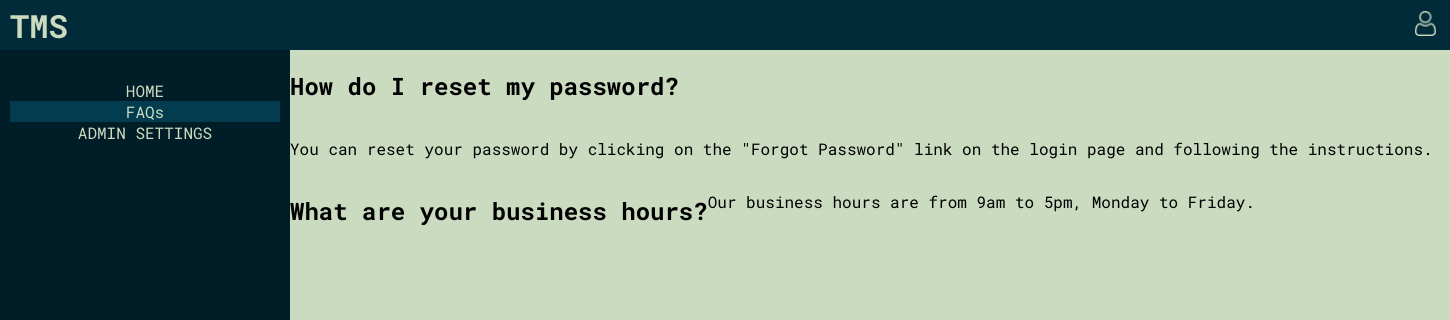
The page /pages/faqs.php (signed in) on the database its author committed.
### tables this page shows
CREATE TABLE faqs (
    id INTEGER PRIMARY KEY AUTOINCREMENT,
    question TEXT NOT NULL,
    answer TEXT NOT NULL,
    created_at TIMESTAMP DEFAULT CURRENT_TIMESTAMP
);

### pages/faqs.php (called while the page is built)
<?php
    require_once(__DIR__.'/../initialization/init.php');
    require_once(__DIR__.'/../templates/home/faqs.php');
?>

### database/faqs.php (called while the page is built)
<?php
function get_faqs(){
    global $dbh;
    try {
        $stmt = $dbh->prepare('SELECT * FROM faqs');
        $stmt->execute();
        $faqs = $stmt->fetchAll(PDO::FETCH_ASSOC);
        return $faqs;
    } catch(PDOException $e) {
        return -1;
    }
}
?>

### templates/home/faqs.php (the view, shortened to what this page needs)
<!DOCTYPE html>
<html>
<head>
    <link rel="stylesheet" href="/css/style.css">
    <link rel="stylesheet" href="/css/positioning.css">
</head>
<body>
<?php $currentPage = 'faqs'; ?>
<?php require(__DIR__.'/../common/header.php'); ?>
    <div class="wrapper">
        <?php require(__DIR__.'/../common/sidebar.php'); ?>
        <main class="container w_aside">
            <?php
            require_once(__DIR__.'/../../database/faqs.php');
            $faqs = get_faqs();
            foreach ($faqs as $faq) {
                echo '<h2>' . $faq['question'] . '</h2>';
                echo '<p>' . $faq['answer'] . '</p>';
            }
            ?>
        </main>
    </div>
</body>
</html>

### templates/common/header.php (shortened to what this page needs)
<header>
    <h1 id="title">TMS</h1>
  <div class="user">
    <a href="/pages/profile.php">
      <img id="profile-icon" src="/images/user.png" alt="Profile Icon">
    </a>
  </div>
</header>

### templates/common/sidebar.php
<aside class="sidebar">
  <ul>
    <li <?php if($currentPage === 'home') echo 'class="current_page"' ?>><a href="/pages/home_page.php">HOME</a></li>
    <li <?php if($currentPage === 'faqs') echo 'class="current_page"' ?>><a href="/pages/faqs.php">FAQs</a></li>
    <?php if($_SESSION['user_type'] === 'admin') { ?>
      <li <?php if($currentPage === 'admin_set') echo 'class="current_page"' ?>><a href="/pages/admin_settings.php">ADMIN SETTINGS</a></li>
    <?php } ?>
  </ul>
</aside>

### css/style.css (style rules this page uses)
:root { --main-blue: #022B3A; --main-blue-darker: #011D27; --tea-green: #CADBC0; --tea-green-light: #A8C397; --pink-bittersweet: #F97068; --pink-melon: #FCB4B1; }
* { font-family: 'Roboto Mono', monospace !important; }
header { background-color: var(--main-blue); }
body { padding:0; margin:0; background-color: var(--tea-green); font-family: 'Roboto Mono', monospace; }
#title { color:var(--tea-green) !important; }
a:link,a:visited , a:hover, a:active { text-decoration: none; }
aside { background-color: var(--main-blue-darker); }
aside a { color: var(--tea-green); }
aside li { color: var(--main-blue); text-align: center; }
aside .current_page { background: #033B4F; }
aside ul { list-style: none; padding: 0; }
li { padding-left: 0; }

### css/positioning.css (style rules this page uses)
header { position: fixed; top: 0; left: 0; width: 100%; height: 50px; background-color: #022B3A; color: white; display: flex; align-items: center; justify-content: space-between; padding: 0 10px; box-sizing: border-box; z-index: 1; }
.wrapper { display: flex; flex-direction: column; height: 100%; }
.container { display: flex; flex-wrap: wrap; padding-top: 50px; }
.sidebar { position: fixed; top: 50px; left: 0; width: 20%; min-height: 100vh; padding: 10px; box-sizing: border-box; }
main { width: 100%; }
.w_aside { margin-left: 20%; }
#profile-icon { width: 25px; height: 25px; }
.sidebar ul li:first-child { display: block; margin-top: 20px; }

### rows shown on the page
faqs: question "How do I reset my password?", answer "You can reset your password by clicking on the \"Forgot Password\" link on the login page and following the instructions."
faqs: question "What are your business hours?", answer "Our business hours are from 9am to 5pm, Monday to Friday."
